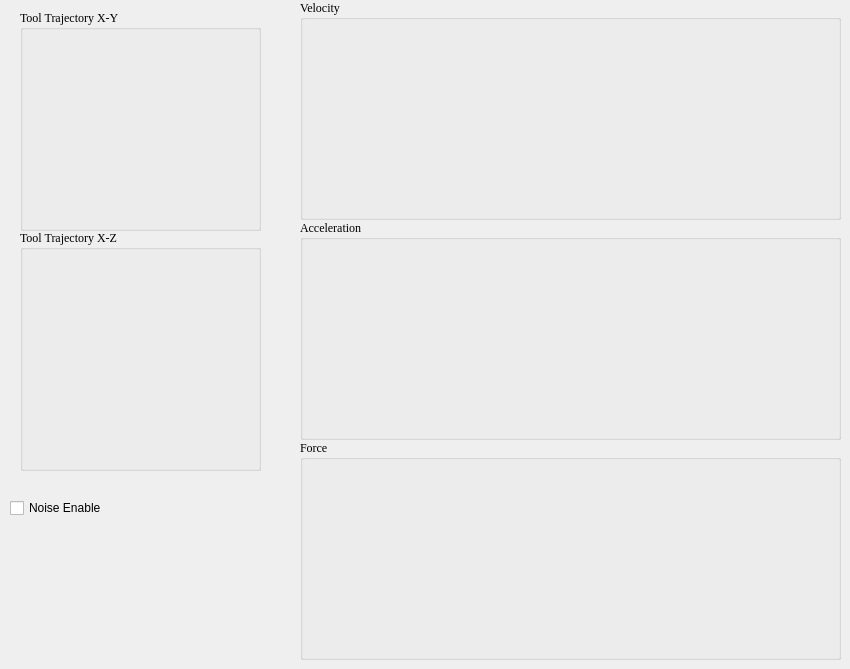
    <widget class="QWidget" name="tab_4">
     <attribute name="title">
      <string>Simulation</string>
     </attribute>
     <widget class="QGroupBox" name="groupBox_40">
      <property name="geometry">
       <rect>
        <x>20</x>
        <y>10</y>
        <width>241</width>
        <height>221</height>
       </rect>
      </property>
      <property name="font">
       <font>
        <family>Times New Roman</family>
       </font>
      </property>
      <property name="title">
       <string>Tool Trajectory X-Y</string>
      </property>
      <widget class="QCustomPlot" name="graph_tooltrajectory" native="true">
       <property name="geometry">
        <rect>
         <x>10</x>
         <y>20</y>
         <width>221</width>
         <height>191</height>
        </rect>
       </property>
       <property name="font">
        <font>
         <family>Times New Roman</family>
        </font>
       </property>
      </widget>
     </widget>
     <widget class="QGroupBox" name="groupBox_41">
      <property name="geometry">
       <rect>
        <x>300</x>
        <y>0</y>
        <width>541</width>
        <height>220</height>
       </rect>
      </property>
      <property name="font">
       <font>
        <family>Times New Roman</family>
       </font>
      </property>
      <property name="title">
       <string>Velocity</string>
      </property>
      <widget class="QCustomPlot" name="graph_Velocity" native="true">
       <property name="geometry">
        <rect>
         <x>10</x>
         <y>20</y>
         <width>531</width>
         <height>191</height>
        </rect>
       </property>
       <property name="font">
        <font>
         <family>Times New Roman</family>
        </font>
       </property>
      </widget>
     </widget>
     <widget class="QGroupBox" name="groupBox_42">
      <property name="geometry">
       <rect>
        <x>300</x>
        <y>220</y>
        <width>541</width>
        <height>220</height>
       </rect>
      </property>
      <property name="font">
       <font>
        <family>Times New Roman</family>
       </font>
      </property>
      <property name="title">
       <string>Acceleration</string>
      </property>
      <widget class="QCustomPlot" name="graph_acceleration" native="true">
       <property name="geometry">
        <rect>
         <x>10</x>
         <y>20</y>
         <width>521</width>
         <height>191</height>
        </rect>
       </property>
       <property name="font">
        <font>
         <family>Times New Roman</family>
        </font>
       </property>
      </widget>
     </widget>
     <widget class="QGroupBox" name="groupBox_43">
      <property name="geometry">
       <rect>
        <x>300</x>
        <y>440</y>
        <width>541</width>
        <height>220</height>
       </rect>
      </property>
      <property name="font">
       <font>
        <family>Times New Roman</family>
       </font>
      </property>
      <property name="title">
       <string>Force</string>
      </property>
      <widget class="QCustomPlot" name="graph_force" native="true">
       <property name="geometry">
        <rect>
         <x>10</x>
         <y>20</y>
         <width>521</width>
         <height>201</height>
        </rect>
       </property>
       <property name="font">
        <font>
         <family>Times New Roman</family>
        </font>
       </property>
      </widget>
     </widget>
     <widget class="QGroupBox" name="groupBox_44">
      <property name="geometry">
       <rect>
        <x>20</x>
        <y>230</y>
        <width>241</width>
        <height>241</height>
       </rect>
      </property>
      <property name="font">
       <font>
        <family>Times New Roman</family>
       </font>
      </property>
      <property name="title">
       <string>Tool Trajectory X-Z</string>
      </property>
      <widget class="QCustomPlot" name="graph_tooltrajectory_XZ" native="true">
       <property name="geometry">
        <rect>
         <x>10</x>
         <y>20</y>
         <width>221</width>
         <height>211</height>
        </rect>
       </property>
       <property name="font">
        <font>
         <family>Times New Roman</family>
        </font>
       </property>
      </widget>
     </widget>
     <widget class="QCheckBox" name="checkBox_NoiseEnabled">
      <property name="geometry">
       <rect>
        <x>10</x>
        <y>500</y>
        <width>101</width>
        <height>16</height>
       </rect>
      </property>
      <property name="text">
       <string>Noise Enable</string>
      </property>
     </widget>
    </widget>
